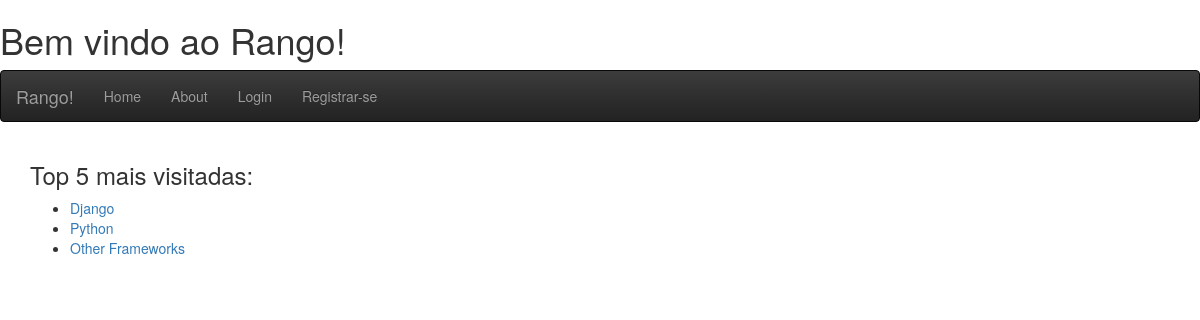
The page /rango/ on the database as committed earlier.
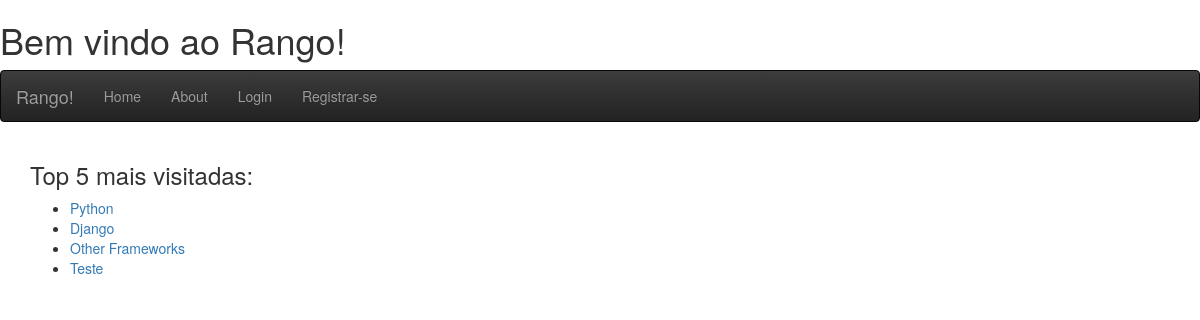
The same page on the database as committed later.
### rango/models/category.py (models this page shows, shortened)
class Category(models.Model):
    name = models.CharField(max_length = 130, unique = True)
    views = models.IntegerField(default = 0)
    likes = models.IntegerField(default = 0)
    comments = models.CharField(max_length = 600, default='')
    slug = models.SlugField()

### rango/views/index.py (the view)
def index(request):
    category_list = Category.objects.order_by('-views')[:5]
    context_dic = {'categories': category_list}
    return render(request,'rango/index.html',context_dic)

### templates/rango/index.html
{% extends 'base.html' %}
{% load staticfiles %}
        {% block titulo %}
            {% if user.is_authenticated %}
                <h1>Olá, {{ user.username }}!</h1>
            {% else %}
                <h1>Bem vindo ao Rango!</h1>
            {% endif %}
        {% endblock %}
        {% block container %}
                    {% if categories %}
                        <h3> Top 5 mais visitadas: </h3>
                        <ul>
                            {% for category in categories %}
                                <li><a href="/rango/category/{{ category.slug }}">{{ category.name }}</li>
                            {% endfor %}
                        </ul>
                    {% else %}
                        <h4>Nenhuma categoria foi encontrada.</h4>
                    {% endif %}
        {% endblock %}

### templates/base.html (shortened to what this page needs)
<!DOCTYPE html>
{% load staticfiles %}
{% load i18n %}
<html>
    <head>
        <link rel="stylesheet" href="//maxcdn.bootstrapcdn.com/bootstrap/3.2.0/css/bootstrap.min.css">
        <link rel="stylesheet" href="//maxcdn.bootstrapcdn.com/bootstrap/3.2.0/css/bootstrap-theme.min.css">
    </head>
    <body>
        {% block titulo %}{% endblock %}
        <nav class="navbar navbar-inverse">
            <div class="container-fluid">
                <div class="navbar-header">
                    <a class="navbar-brand" href="#">Rango!</a>
                </div>
                <ul class="nav navbar-nav">
                    <li><a href="/rango/">Home</a></li>
                    <li> <a href="/rango/about/">About</a></li>
                    {% if user.is_authenticated %}
                        <li><a href="/rango/add_category/">Add categoria</a></li>
                        <li><a href="/rango/add_page/">Add página</a></li>
                        <li><a href="/rango/logout/">Logout</a></li>
                    {% else %}
                        <li><a href="/rango/login/">Login</a></li>
                        <li><a href="/rango/register/">Registrar-se</a></li>
                    {% endif %}
                </ul>
            </div>
        </nav>
                <div class="container">
                    {% block container %} {% endblock %}
            </div>
    </body>
</html>

Rows that differ between the two databases and show on the page:
changed Category "Python": moves up the list
added Category: name "Teste"
